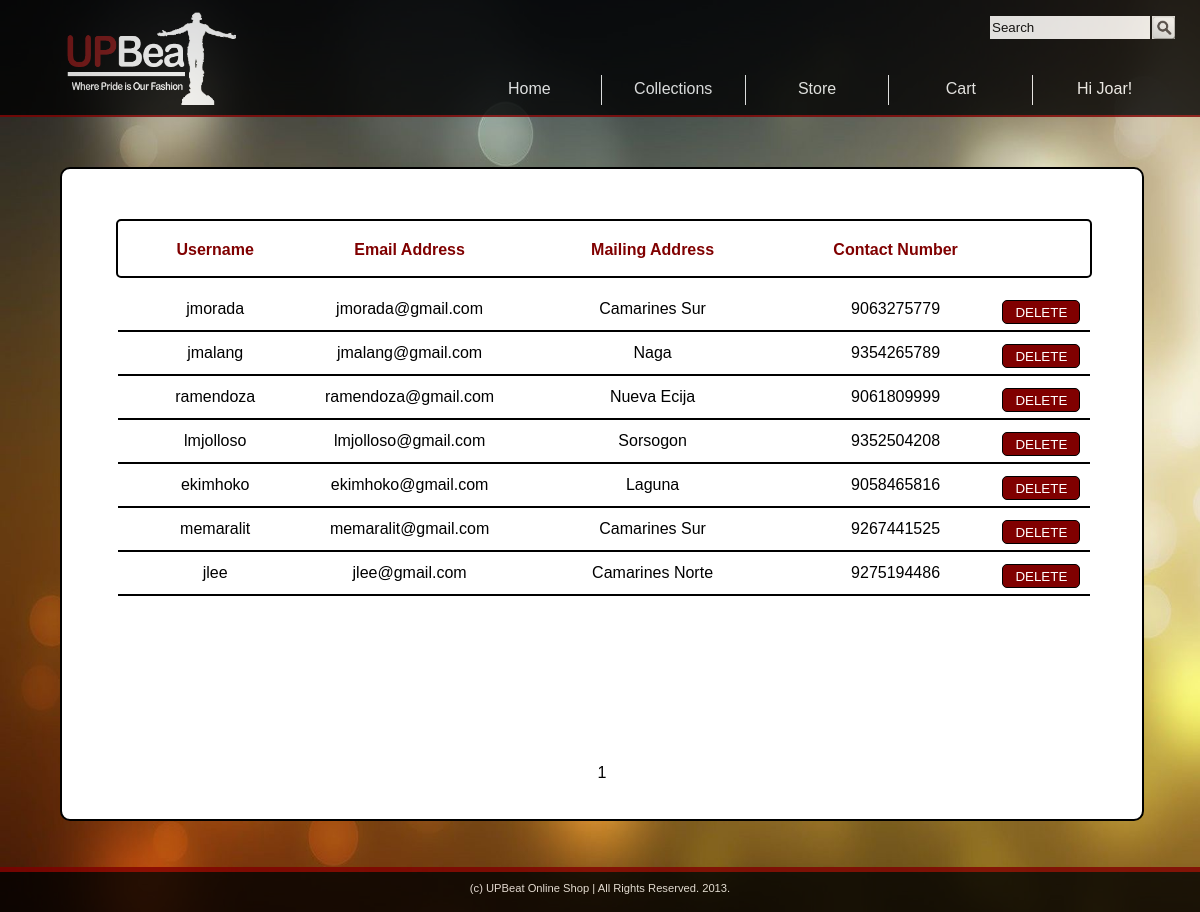
/upbeat.com/viewcustomers.php?start=0&page=1 (signed in), run on the app's committed database.
### tables this page shows
CREATE TABLE IF NOT EXISTS `customer` (
  `id` int(6) unsigned NOT NULL AUTO_INCREMENT,
  `fname` varchar(50) NOT NULL,
  `lname` varchar(20) NOT NULL,
  `username` varchar(20) NOT NULL,
  `email` varchar(50) NOT NULL,
  `address` varchar(50) NOT NULL,
  `contact` decimal(11,0) NOT NULL,
  `password` varchar(50) NOT NULL,
  `type` varchar(20) NOT NULL,
  PRIMARY KEY (`id`)
);

### upbeat.com/products.php (called while the page is built, shortened)
<?php
	$customerarray = mysql_query("SELECT COUNT(id) from customer");
	$totalcustomer = mysql_fetch_array($customerarray);
	$customer = $totalcustomer[0];
	if ($customer%10 == 0) $customerpages = ($customer/10)%(($customer/10)+1);
	else $customerpages = ($customer/10)%(($customer/10)+1)+1;
?>

### upbeat.com/viewcustomers.php (the view, shortened to what this page needs)
<?php
	include("products.php");
	$first = $_GET['start'];
	$spage = $_GET['page'];
	$result = mysql_query("SELECT * FROM customer");
	$customerlist = array();
	while ($row = mysql_fetch_array($result, MYSQL_NUM)) array_push($customerlist, $row[0]);
?>
<html>
	<head>
		<link rel = "stylesheet" type = "text/css" href = "CSS/local.css">
		<link rel = "stylesheet" type = "text/css" href = "CSS/customer.css">
	</head>
	<body>
		<div id = 'header'>
			<form name = 'searchform' method = 'post' action = 'store.php?cat=search&start=0&page=1'>
				<div id = 'srchline'>
					<input id = 'sbutton' type = 'submit' name = 'sbutton' value = ''/>
					<input id = 'stxtbox' type = 'text' name = 'stxtbox' value = 'Search' />
				</div>
			</form>
			<div id = 'menuline'>
				<ul id = 'menulist'>
					<li id = 'last'>
						<?php
							if (isset($_SESSION['uname'])){ echo "Hi ".$_SESSION['fname']."!";}
							else echo "Log in";
						?>
					</li>
					<li><a class = 'link' href = 'viewcart.php'>Cart</a></li>
					<li><a class = 'link' href = 'store.php?cat=all&start=0&page=1'>Store</a></li>
					<li><a class = 'link' href = 'collections.php'>Collections</a></li>
					<li id = 'home'>
						<?php
							if(isset($_SESSION['type']))
							{
								if(strcmp($_SESSION['type'], "administrator") == 0)
									echo "<a class = 'link' href = 'admin.php'>Home</a>";
								else echo "<a class = 'link' href = 'home.php'>Home</a>";
							}
							else echo "<a class = 'link' href = 'home.php'>Home</a>";
						?>
					</li>
				</ul>
			</div>
			<div id = 'logo'></div>
		</div>
		<div id = 'maincontent'>
			<div id = 'customlist'>
				<?php
					echo "
						<ul class = 'topline'>
							<li>Username</li>
							<li>Email Address</li>
							<li class = 'addcol'>Mailing Address</li>
							<li>Contact Number</li>
						</ul>
					";
					if ($spage == $customerpages)
					{
						if ($customer%10 == 0) $limit = $customer;
						else $limit = $first+($customer%10);
					}
					else $limit = $first+10;
					for ($i = $first; $i < $limit; $i++)
					{
						$getid = mysql_query("SELECT * FROM customer where id=".$customerlist[$i]);
						$print = mysql_fetch_array($getid, MYSQL_NUM);
						echo "<ul class = 'line'>
							<li>".$print[3]."</li>
							<li>".$print[4]."</li>
							<li class = 'addcol'>".$print[5]."</li>
							<li>".$print[6]."</li>
							<li class = 'lastcol'><a class = 'links' href = 'process.php?delcus=1&id=".$print[0]."'><input id ='check' type = 'submit' name = 'check' value = 'DELETE'/></a></li>
						</ul>";
					}
					echo "<div id = 'custompage'>";
						for ($i = 1; $i <= $customerpages; $i++)
						{
							$first = 10*($i-1);
							echo "<a class = 'link' href = 'viewcustomers.php?start=".$first."&page=".$i."'> ".$i." </a>";
						}
					echo "</div>";
				?>
			</div>
		</div>
		<div id = 'footer'>(c) UPBeat Online Shop | All Rights Reserved. 2013.</div>
	</body>
</html>

### upbeat.com/CSS/local.css (style rules this page uses)
body { margin: auto; min-width: 1000px; font-family: arial; max-width: 1500px; overflow: auto; background-size: 100% 100%; background-image: url("../IMAGES/colorful.jpg"); background-attachment: fixed; }
#header { margin: auto; float: left; width: 100%; height: 115px; background-color: black; color: white; opacity: 0.8; border-bottom: 2px solid maroon; }
#menuline { margin-top: 35px; float: right; text-align: right; width: 100%; height: 30px; }
ul#menulist { float: right; margin-top: 0%; padding: 0%; color: black; margin-right: 2%; width: 70%; height: 30px; font-family: arial; }
ul#menulist li { float: right; width: 17%; height: 25px; font-size: 100%; font-family: Arial; list-style: none; text-align: center; padding-top: 5px; color: white; border-right: 1px solid white; }
ul#menulist li#last { border-right: 0px; }
#srchline { float: right; margin-top: 15px; margin-right: 2%; width: 18%; height: 25px; text-align: center; }
#logo { margin-left: 5%; top: 5px; position: absolute; width: 180px; height: 110px; background-repeat: no-repeat; background-size: 98% 98%; background-image: url("../IMAGES/wlogo.png"); }
#stxtbox { width: 75%; height: 25px; float: right; border: 1px solid black; }
#sbutton { width: 25px; margin: 0%; float: right; padding: 0%; height: 25px; border: 1px solid black; background-size: 25px 25px; background-image: url("../IMAGES/sbutton.png"); }
#footer { float: left; padding-top: 10px; font-size: 70%; opacity: 0.8; font-family: arial; width: 100%; text-align: center; border-top: 5px solid maroon; color: white; height: 30px; background-color: black; }
a.link { list-style: none; text-decoration: none; color: inherit; }

### upbeat.com/CSS/customer.css (style rules this page uses)
#maincontent { float: left; width: 100%; height: 750px; }
#customlist { float: left; margin-top: 50px; margin-left: 5%; padding-top: 50px; width: 90%; height: 600px; border-radius: 10px; border: 2px solid black; background-color: white; }
ul.line { float: left; width: 90%; padding: 0%; height: 40px; margin: 0%; margin-left: 5%; border-radius: 5px; border: 2px solid white; }
ul.topline { float: left; width: 90%; padding: 0%; height: 55px; margin: 0%; font-weight: bold; margin-left: 5%; border-radius: 5px; background-color: white; border: 2px solid black; margin-bottom: 10px; }
ul.topline li { float: left; width: 20%; height: 55px; color: maroon; list-style: none; padding-top: 20px; text-align: center; }
ul.line li { float: left; width: 20%; height: 30px; list-style: none; padding-top: 10px; text-align: center; box-shadow: 0px 2px 0px 0px black; }
ul.line li.lastcol { width: 10%; }
ul.line li.addcol, ul.topline li.addcol { width: 30%; }
#custompage { position: absolute; margin-top: 545px; margin-left: 5%; width: 80%; height: 30px; text-align: center; }
#check { width: 80%; height: 80%; color: white; border-radius: 5px; padding: 0%; border: 1px solid black; background-color: maroon; }

### data on the page
customer: username "jmorada", email "jmorada@gmail.com", address "Camarines Sur", contact "9063275779"
customer: username "jmalang", email "jmalang@gmail.com", address "Naga", contact "9354265789"
customer: username "ramendoza", email "ramendoza@gmail.com", address "Nueva Ecija", contact "9061809999"
customer: username "lmjolloso", email "lmjolloso@gmail.com", address "Sorsogon", contact "9352504208"
customer: username "ekimhoko", email "ekimhoko@gmail.com", address "Laguna", contact "9058465816"
customer: username "memaralit", email "memaralit@gmail.com", address "Camarines Sur", contact "9267441525"
customer: username "jlee", email "jlee@gmail.com", address "Camarines Norte", contact "9275194486"

### other printed values
$_SESSION['fname'] "Joar"
